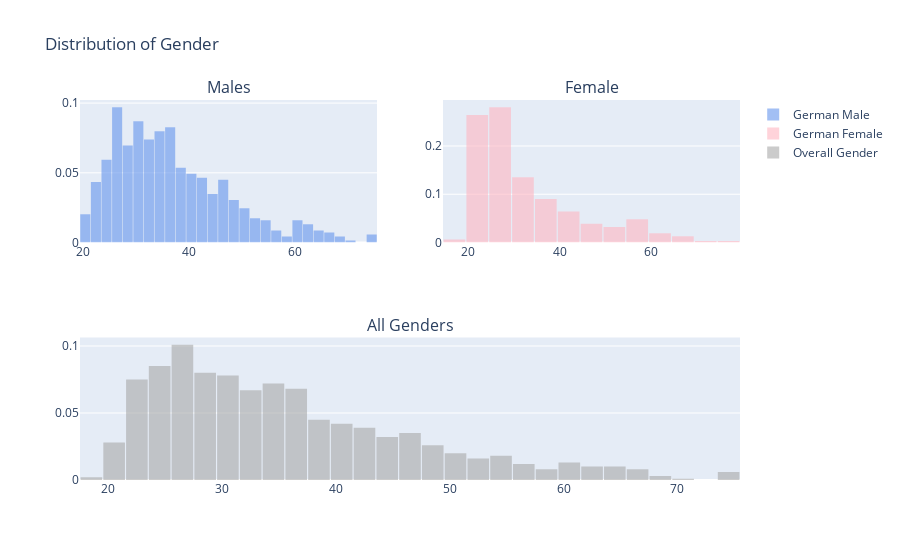

Notebook cell for this chart:
### Code cell
from plotly import tools
import chart_studio.plotly as py
import plotly.graph_objs as go

by_age = df['Age'].values.tolist()
male_age = df['Age'].loc[df['Sex'] == 'male'].values.tolist()
female_age = df['Age'].loc[df['Sex'] == 'female'].values.tolist()

trace0 = go.Histogram(
    x=male_age,
    histnorm='probability',
    name="German Male",
    marker = dict(
        color = 'rgba(100, 149, 237, 0.6)',
    )
)
trace1 = go.Histogram(
    x=female_age,
    histnorm='probability',
    name="German Female",
    marker = dict(
        color = 'rgba(255, 182, 193, 0.6)',
    )
)
trace2 = go.Histogram(
    x=by_age,
    histnorm='probability',
    name="Overall Gender",
     marker = dict(
        color = 'rgba(169, 169, 169, 0.6)',
    )
)
fig = tools.make_subplots(rows=2, cols=2, specs=[[{}, {}], [{'colspan': 2}, None]],
                          subplot_titles=('Males','Female', 'All Genders'))

fig.append_trace(trace0, 1, 1)
fig.append_trace(trace1, 1, 2)
fig.append_trace(trace2, 2, 1)

fig['layout'].update(showlegend=True, title='Distribution of Gender', bargap=0.05)
iplot(fig, filename='custom-sized-subplot-with-subplot-titles')

### Figure 1 — Plotly figure (JSON) as saved in the notebook; plotly's stock layout.template omitted (floating-point values rounded to 4 significant figures; data arrays with more than 128 entries replaced by an {"elided": "..."} marker saying what was removed)
{"data": [{"histnorm": "probability", "marker": {"color": "rgba(100, 149, 237, 0.6)"}, "name": "German Male", "type": "histogram", "x": {"elided": "690 int values"}, "xaxis": "x", "yaxis": "y"}, {"histnorm": "probability", "marker": {"color": "rgba(255, 182, 193, 0.6)"}, "name": "German Female", "type": "histogram", "x": {"elided": "310 int values"}, "xaxis": "x2", "yaxis": "y2"}, {"histnorm": "probability", "marker": {"color": "rgba(169, 169, 169, 0.6)"}, "name": "Overall Gender", "type": "histogram", "x": {"elided": "1000 int values"}, "xaxis": "x3", "yaxis": "y3"}], "layout": {"annotations": [{"font": {"size": 16}, "showarrow": false, "text": "Males", "x": 0.225, "xanchor": "center", "xref": "paper", "y": 1, "yanchor": "bottom", "yref": "paper"}, {"font": {"size": 16}, "showarrow": false, "text": "Female", "x": 0.775, "xanchor": "center", "xref": "paper", "y": 1, "yanchor": "bottom", "yref": "paper"}, {"font": {"size": 16}, "showarrow": false, "text": "All Genders", "x": 0.5, "xanchor": "center", "xref": "paper", "y": 0.375, "yanchor": "bottom", "yref": "paper"}], "bargap": 0.05, "showlegend": true, "title": {"text": "Distribution of Gender"}, "xaxis": {"anchor": "y", "domain": [0, 0.45]}, "xaxis2": {"anchor": "y2", "domain": [0.55, 1]}, "xaxis3": {"anchor": "y3", "domain": [0, 1]}, "yaxis": {"anchor": "x", "domain": [0.625, 1]}, "yaxis2": {"anchor": "x2", "domain": [0.625, 1]}, "yaxis3": {"anchor": "x3", "domain": [0, 0.375]}}}
